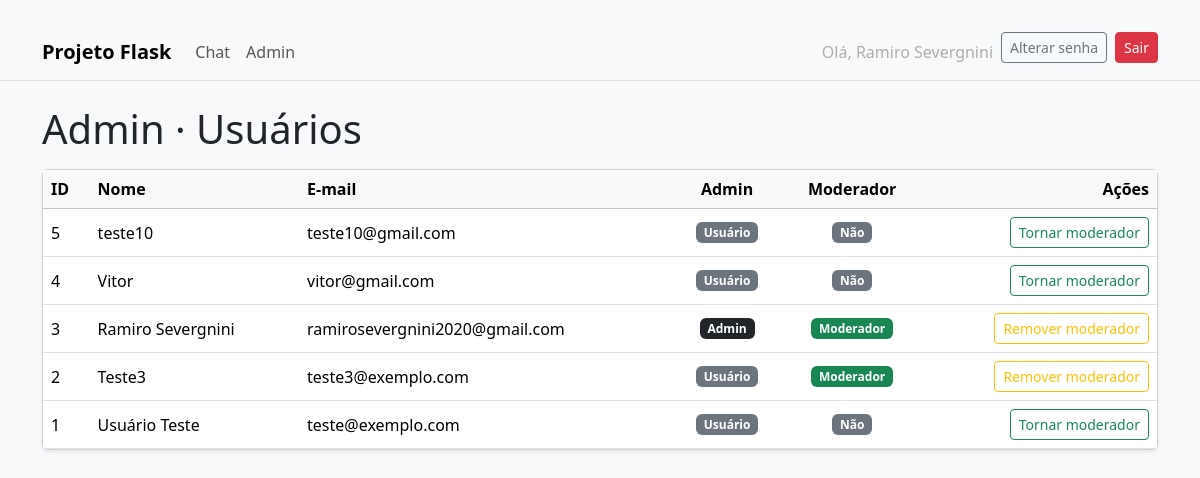
The app's page /admin/users (signed in) with its own data.
### app/models.py (models this page shows, shortened)
class User(db.Model, UserMixin):
    id = db.Column(db.Integer, primary_key=True)
    name = db.Column(db.String(120), nullable=False)
    email = db.Column(db.String(120), unique=True, nullable=False, index=True)
    password_hash = db.Column(db.String(512), nullable=False)
    is_moderator = db.Column(db.Boolean, default=False, nullable=False)
    is_admin = db.Column(db.Boolean, default=False, nullable=False)
    created_at = db.Column(db.DateTime, default=datetime.utcnow)
    messages = db.relationship("Message", backref="user", lazy=True)

### app/admin/routes.py (the view)
@admin.route("/users")
@login_required
@admin_required
def users():
    users = User.query.order_by(User.created_at.desc()).all()
    return render_template("admin/users.html", users=users)

### app/utils.py (called while the page is built)
def admin_required(f):
    @wraps(f)
    def wrapper(*args, **kwargs):
        if not current_user.is_authenticated or not getattr(current_user, "is_admin", False):
            abort(403)
        return f(*args, **kwargs)
    return wrapper

### app/templates/admin/users.html (shortened to what this page needs)
﻿{% extends "base.html" %}
{% block content %}
<h1 class="mb-3">Admin · Usuários</h1>
<div class="card shadow-sm">
  <div class="card-body p-0">
    <div class="table-responsive">
      <table class="table table-hover m-0 align-middle">
        <thead class="table-light">
          <tr>
            <th>ID</th>
            <th>Nome</th>
            <th>E-mail</th>
            <th class="text-center">Admin</th>
            <th class="text-center">Moderador</th>
            <th class="text-end">Ações</th>
          </tr>
        </thead>
        <tbody>
          {% for u in users %}
          <tr>
            <td>{{ u.id }}</td>
            <td>{{ u.name }}</td>
            <td>{{ u.email }}</td>
            <td class="text-center">
              {% if u.is_admin %}
                <span class="badge text-bg-dark">Admin</span>
              {% else %}
                <span class="badge text-bg-secondary">Usuário</span>
              {% endif %}
            </td>
            <td class="text-center">
              {% if u.is_moderator %}
                <span class="badge text-bg-success">Moderador</span>
              {% else %}
                <span class="badge text-bg-secondary">Não</span>
              {% endif %}
            </td>
            <td class="text-end">
              {% if u.is_moderator %}
                <form method="POST" action="{{ url_for('admin.mod_off', user_id=u.id) }}" class="d-inline">
                  <button class="btn btn-sm btn-outline-warning">Remover moderador</button>
                </form>
              {% else %}
                <form method="POST" action="{{ url_for('admin.mod_on', user_id=u.id) }}" class="d-inline">
                  <button class="btn btn-sm btn-outline-success">Tornar moderador</button>
                </form>
              {% endif %}
            </td>
          </tr>
          {% endfor %}
        </tbody>
      </table>
    </div>
  </div>
</div>
{% endblock %}

### app/templates/base.html (shortened to what this page needs)
﻿<!doctype html>
<html lang="pt-br">
<head>
  <link href="https://cdn.jsdelivr.net/npm/bootstrap@5.3.3/dist/css/bootstrap.min.css" rel="stylesheet">
</head>
<body class="bg-light">
<nav class="navbar navbar-expand-lg bg-body-tertiary border-bottom">
  <div class="container">
    <a class="navbar-brand fw-semibold" href="{{ url_for('main.index') }}">Projeto Flask</a>
    <div class="collapse navbar-collapse" id="topnav">
      <ul class="navbar-nav me-auto mb-2 mb-lg-0">
        <li class="nav-item"><a class="nav-link" href="{{ url_for('chat.index') }}">Chat</a></li>
        {% if current_user.is_authenticated and current_user.is_admin %}
<li class="nav-item"><a class="nav-link" href="{{ url_for('admin.users') }}">Admin</a></li>
{% endif %}
      </ul>
      <ul class="navbar-nav ms-auto">
        {% if current_user.is_authenticated %}
          <li class="nav-item">
            <a class="nav-link disabled">Olá, {{ current_user.name }}</a>
          </li>
          <li class="nav-item"><a class="btn btn-sm btn-outline-secondary me-2" href="{{ url_for('auth.change_password') }}">Alterar senha</a></li>
          <li class="nav-item"><a class="btn btn-sm btn-danger" href="{{ url_for('auth.logout') }}">Sair</a></li>
        {% else %}
          <li class="nav-item"><a class="btn btn-sm btn-outline-primary me-2" href="{{ url_for('auth.login') }}">Entrar</a></li>
          <li class="nav-item"><a class="btn btn-sm btn-primary" href="{{ url_for('auth.register') }}">Criar conta</a></li>
        {% endif %}
      </ul>
    </div>
  </div>
</nav>
<div class="container py-4">
  {% block content %}{% endblock %}
</div>
</body>
</html>

### records on screen
User: name "Ramiro Severgnini", id "3", email "ramirosevergnini2020@gmail.com", is_admin "Admin", is_moderator "Moderador"
User: id "5", name "teste10", email "teste10@gmail.com", is_admin "Usuário", is_moderator "Não"
User: id "4", name "Vitor", email "vitor@gmail.com", is_admin "Usuário", is_moderator "Não"
User: id "2", name "Teste3", email "teste3@exemplo.com", is_admin "Usuário", is_moderator "Moderador"
User: id "1", name "Usuário Teste", email "teste@exemplo.com", is_admin "Usuário", is_moderator "Não"
